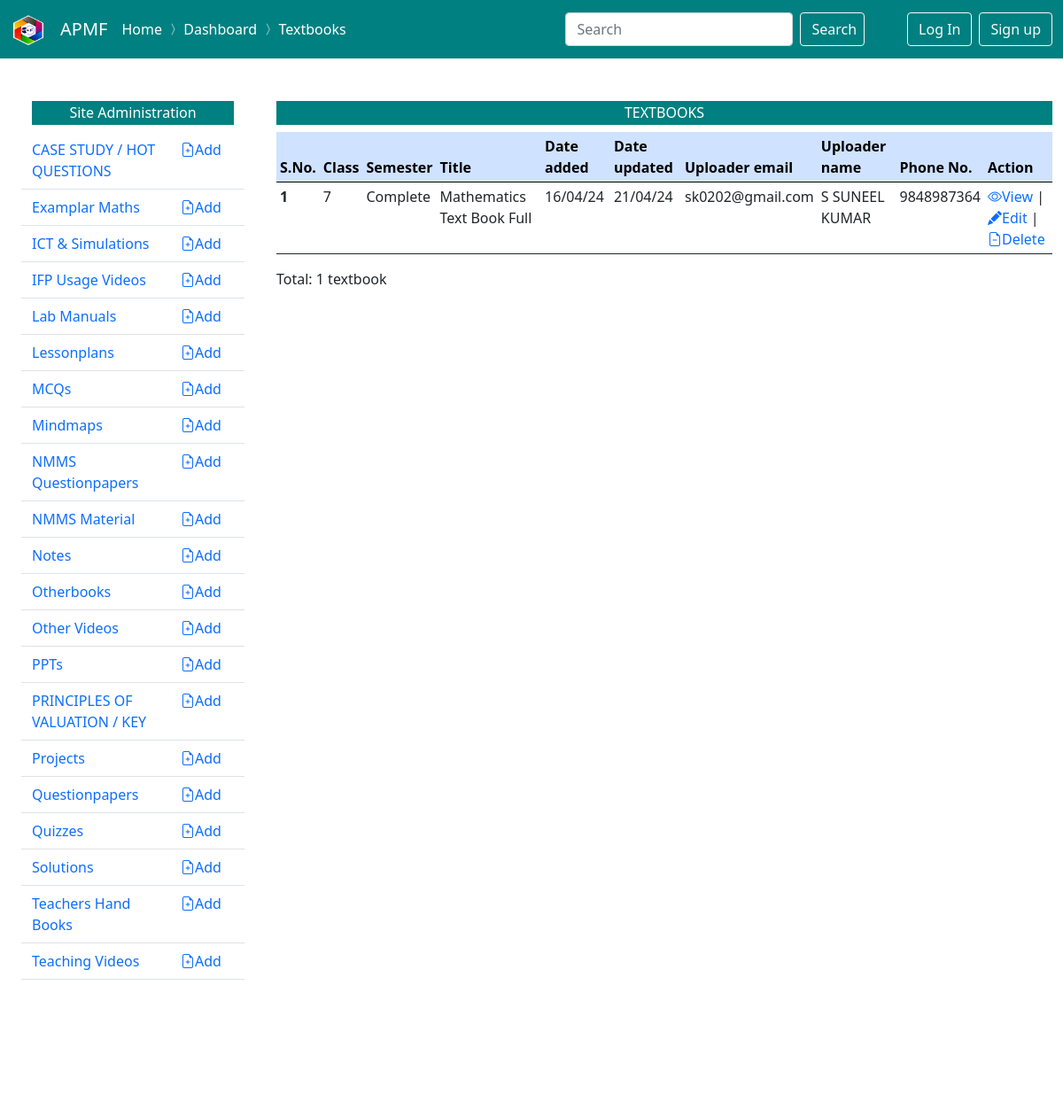
The page /dashboard/textbooks/ on the database its author committed.
### textbooks/models.py (models this page shows, shortened)
class Textbook(Item):
    SEMESTER_CHOICES = (
        ('semester 1','Semester 1'),
        ('semester 2', 'Semester 2'),
        ('complete', 'Complete'),
    )
    semester = models.CharField(max_length = 20, choices = SEMESTER_CHOICES)
    title = models.CharField(max_length = 50)
    class Meta:
        ordering = [
            ("-standard"),
        ]

### users/models.py (models this page shows, shortened)
class MyUser(AbstractBaseUser):
    email=models.EmailField(
        verbose_name ='email address',
        max_length = 255,
        unique = True,
    )
    phone_number = models.CharField(max_length=10, validators=[RegexValidator(regex='^(\+?\d{1,3})?[-.\s]?\(?\d{3}\)?[-.\s]?\d{3}[-.\s]?\d{4}$')])
    name = models.CharField(max_length=50)
    is_active = models.BooleanField(default=True)
    is_admin = models.BooleanField(default=False)
    objects = MyUserManager()
    USERNAME_FIELD = 'email'
    REQUIRED_FIELDS = ['phone_number', 'name']

### dashboard/views.py (the view)
# urls.py: path('dashboard/textbooks/', views.DashboardTextbookListView.as_view(), name='dashboard_textbook_list'),
class DashboardTextbookListView(textbook_views.TextbookListView):
    template_name = 'dashboard/textbooks/list.html'
    success_url = reverse_lazy('dashboard_textbook_list')

### textbooks/views.py (called while the page is built)
    def get_context_data(self, **kwargs):
        context = super().get_context_data(**kwargs)
        context['requests'] = Message.objects.filter(request_for = 'text_book')
        return context

### dashboard/templates/dashboard/textbooks/list.html (shortened to what this page needs)
{% extends "dashboard/dashboard.html" %}
{% load static %}
{% block navigation %}
<span class="navbar-text" >
  <a href="{% url "home" %}" style ="text-decoration:none">Home</a>
  <i class="bi bi-chevron-compact-right"></i>
  <a href="{% url "dashboard" %}" style ="text-decoration:none">Dashboard</a>
  <i class="bi bi-chevron-compact-right"></i>
  <a href="#" style ="text-decoration:none">Textbooks</a>
</span>
{% endblock navigation %}
{% block content %}
<h6 class ="p-1 text-center" style="background-color:teal; color:white"> TEXTBOOKS</h6>
<table class="table table-sm table-hover">
    <thead class="table-primary" >
      <tr  >
        <th scope="col">S.No.</th>
        <th scope="col">Class</th>
        <th scope="col">Semester</th>
        <th scope="col">Title</th>
        <th scope="col">Date added</th>
        <th scope="col">Date updated</th>
        <th scope="col">Uploader email</th>
        <th scope="col">Uploader name</th>
        <th scope="col">Phone No.</th>
        <th scope="col">Action</th>
      </tr>
    </thead>
    <tbody>
        {% for textbook in  textbooks %}
      <tr>
        <th scope="row">{{forloop.counter}}</th>
        <td>{{textbook.standard}}</td>
        <td>{{textbook.semester|capfirst}}</td>
        <td>{{textbook.title|title}}</td>
        <td>{{textbook.date_added|date:'d/m/y'}}</td>
        <td>{{textbook.date_updated|date:'d/m/y'}}</td>
        <td>{{textbook.uploaded_by.email}}</td>
        <td>{{textbook.uploaded_by.name|upper}}</td>
        <td>{{textbook.uploaded_by.phone_number}}</td>
        <td><a style="text-decoration:none;" href= '{{ textbook.file.url }}'><i class="bi bi-eye"></i>View </a>|
          <a style="text-decoration:none;" href= '{% url "dashboard_textbook_update" textbook.pk %}'><i class="bi bi-pencil-fill"></i>Edit </a>|
          <a style="text-decoration:none;" href= '{% url "dashboard_textbook_delete" textbook.pk %}'><i class="bi bi-file-earmark-minus"></i>Delete </a> </td>
      </tr>
      {% endfor %}
      </table>
      Total: {{textbooks|length}} textbook{{textbooks|length|pluralize:'s'}}
{% endblock content %}

### rows shown on the page
Textbook: standard "7", semester "Complete", title "Mathematics Text Book Full", date_added "16/04/24", date_updated "21/04/24", uploaded_by.email "sk0202@gmail.com", uploaded_by.name "S SUNEEL KUMAR", uploaded_by.phone_number "9848987364"

### other values the page prints
{{ textbooks|length }} "1"
